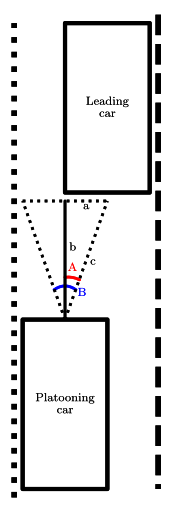

Generate this figure with Python:
import matplotlib
import schemdraw.elements as elm
import numpy as np
import schemdraw
from schemdraw import flow


import os

matplotlib.use('Agg')

matplotlib.rcParams['font.serif'] = 'Palatino Linotype'
matplotlib.rcParams['font.family'] = 'serif'
matplotlib.rcParams['text.usetex'] = True

file = (os.path.basename(__file__)).replace(".py", "")
filepath = os.path.dirname(__file__) + '/'

with schemdraw.Drawing(file=(filepath + file + ".pdf")) as d:
    d.config(fontsize=10, unit=0.5)

    # main boxes
    d += (ESP := flow.Box(xy=(0, 0), w=2, h=4, label="Platooning\ncar")).anchor(anchor='center').linewidth(3)
    d += (ToF := flow.Box(xy=(1, 7), w=2, h=4, label="Leading\ncar")).anchor(anchor="center").linewidth(3)

    # subboxes

    #lines and arrows
    d += flow.Line().linewidth(4).linestyle(':').at(ESP.SW-0.2).toy(ToF.N)
    d += flow.Line().linewidth(4).linestyle('--').at(ToF.NE+0.2).toy(ESP.S)
    d += flow.Line().linestyle(':').at(ESP.N).to(ToF.S,dx=-2,dy=-0.2)
    d += flow.Line().linestyle(':').tox(ToF.S). label('a', loc='bottom', ofst=(0.5, 0))
    d += flow.Line().linestyle(':').at(ESP.N).to(ToF.S, dy=-0.2). label('c',loc='bottom')
    d += flow.Line().linestyle('-').at(ESP.N).toy(ToF.S-0.2).label('b', loc='bottom', ofst=(.3, -.1))

    d += flow.Arc2(k=-.15,arrow ='-')\
        .at(ESP.N, dx=np.cos(70/180*np.pi), dy=np.sin(70/180*np.pi))\
        .to(ESP.N, dy=1)\
        .color('Red'). label('A')
    d += flow.Arc2(k=-.35,arrow ='-')\
        .at(ESP.N, dx=np.cos(70/180*np.pi)*0.75, dy=np.sin(70/180*np.pi)*0.75)\
        .to(ESP.N, dx=np.cos(110/180*np.pi)*0.75, dy=np.sin(110/180*np.pi)*0.75)\
        .color('blue').label('B', loc='bottom', ofst=(0.4,-0.2))
